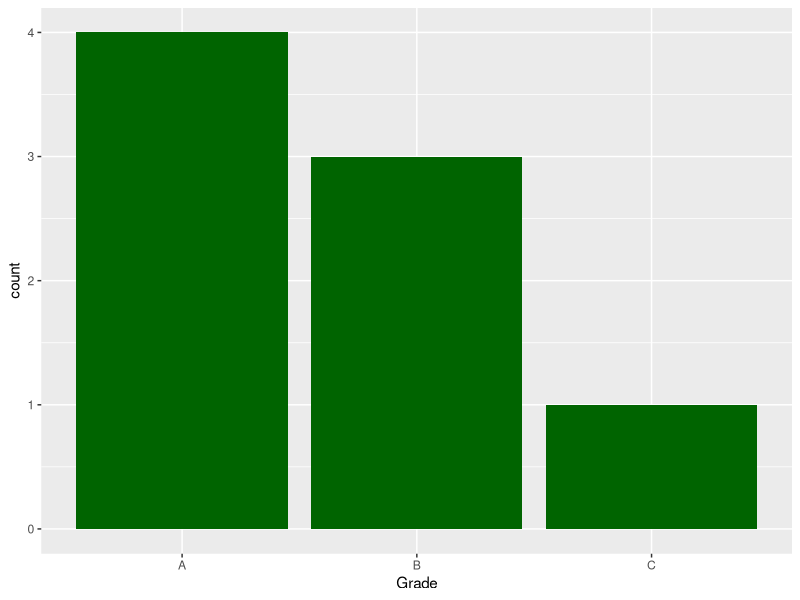
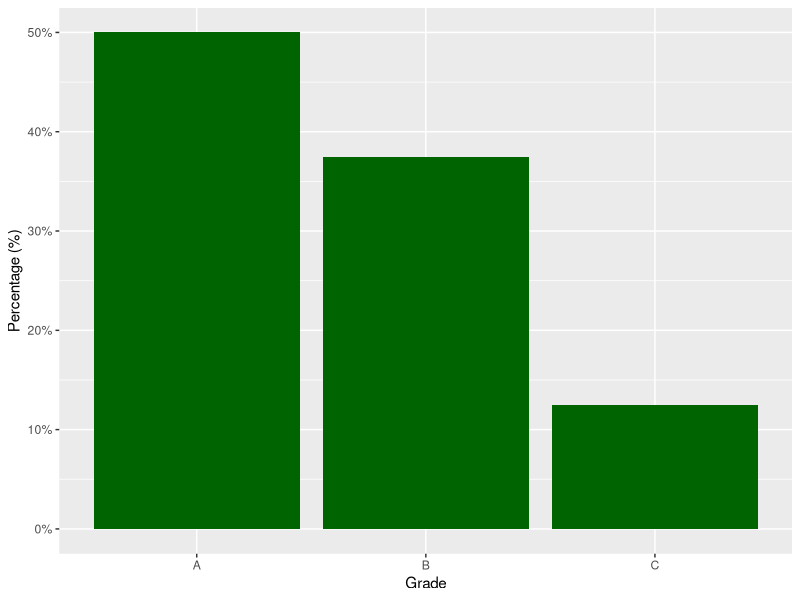
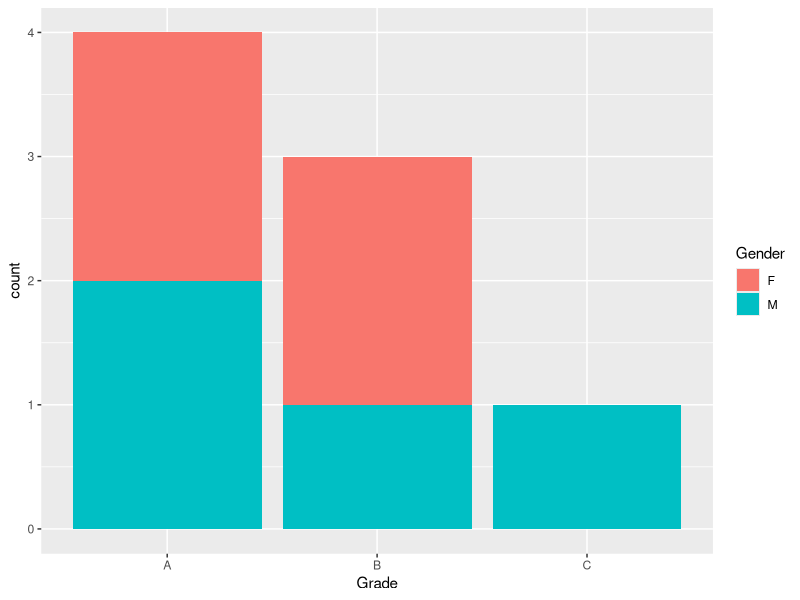
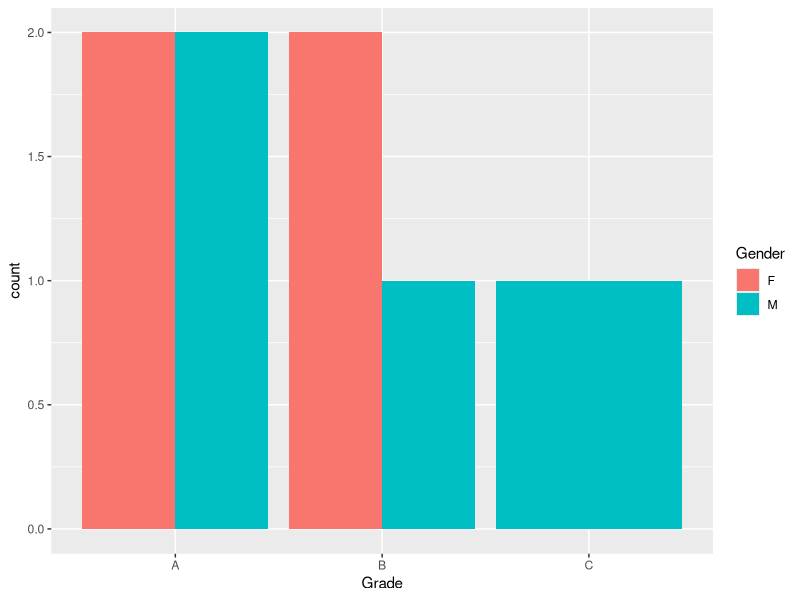

R code for these plots, in order:
## ---- chunk 1
knitr::opts_chunk$set(echo = TRUE)

library(tidyverse)
library(ggplot2)
## ---- chunk 2
class_student <- tribble(
  ~Name, ~Gender, ~Grade, ~Age,
  "Jude",     "M",    "A",  27L,
  "Philip",     "M",    "B",  24L,
  "Carl",     "M",    "A",  41L,
  "Anne",     "F",    "A",  32L,
  "Rose",     "F",    "B",  26L,
  "Peter",     "M",    "C",  30L,
  "Mary",     "F",    "A",  45L,
  "Michaela",     "F",    "B",  26L,
)
class_student
## ---- chunk 3
tot <- nrow(class_student)

class_student %>%
  group_by(
    Grade
  ) %>% 
  summarise(
    abs_freq = n(),
    rel_freq = abs_freq / tot,
    perc = rel_freq * 100
  ) %>% 
  mutate(
    cum_abs_freq = cumsum(abs_freq),
    cum_rel_freq = cumsum(rel_freq),
    cum_perc = cumsum(perc)
  )
## ---- chunk 4
ggplot(class_student) +
  aes(x = Grade) +
  geom_bar(fill = "darkgreen")
## ---- chunk 5
class_student %>% 
  group_by(Grade) %>% 
  summarise(
    rel_freq = n()/tot
  ) %>% 
  ggplot() +
  aes(x = Grade, y = rel_freq) +
  geom_bar(stat = "identity", fill = "darkgreen") +
  scale_y_continuous(labels = scales::label_percent()) +
  ylab(label = "Percentage (%)")
## ---- chunk 6
table(class_student$Gender, class_student$Grade, dnn = c("Gender", "Grade"))
## ---- chunk 7
ggplot(class_student) +
  aes(x = Grade, fill = Gender) +
  geom_bar(position = 'stack')
## ---- chunk 8
ggplot(class_student) +
  aes(x = Grade, fill = Gender) +
  geom_bar(position = 'dodge')
